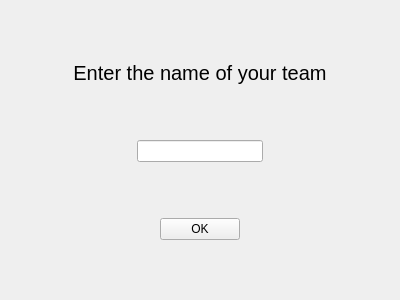
<?xml version="1.0" encoding="UTF-8"?>
<ui version="4.0">
 <class>Form</class>
 <widget class="QWidget" name="Form">
  <property name="geometry">
   <rect>
    <x>0</x>
    <y>0</y>
    <width>400</width>
    <height>300</height>
   </rect>
  </property>
  <property name="windowTitle">
   <string>Form</string>
  </property>
  <layout class="QVBoxLayout" name="verticalLayout">
   <item>
    <spacer name="verticalSpacer_2">
     <property name="orientation">
      <enum>Qt::Vertical</enum>
     </property>
     <property name="sizeHint" stdset="0">
      <size>
       <width>20</width>
       <height>40</height>
      </size>
     </property>
    </spacer>
   </item>
   <item>
    <layout class="QHBoxLayout" name="horizontalLayout">
     <item>
      <widget class="QLabel" name="label">
       <property name="font">
        <font>
         <pointsize>15</pointsize>
        </font>
       </property>
       <property name="text">
        <string>Enter the name of your team</string>
       </property>
       <property name="alignment">
        <set>Qt::AlignCenter</set>
       </property>
      </widget>
     </item>
    </layout>
   </item>
   <item>
    <spacer name="verticalSpacer_3">
     <property name="orientation">
      <enum>Qt::Vertical</enum>
     </property>
     <property name="sizeHint" stdset="0">
      <size>
       <width>20</width>
       <height>40</height>
      </size>
     </property>
    </spacer>
   </item>
   <item>
    <layout class="QHBoxLayout" name="horizontalLayout_2">
     <item>
      <spacer name="horizontalSpacer_2">
       <property name="orientation">
        <enum>Qt::Horizontal</enum>
       </property>
       <property name="sizeHint" stdset="0">
        <size>
         <width>40</width>
         <height>20</height>
        </size>
       </property>
      </spacer>
     </item>
     <item>
      <widget class="QLineEdit" name="t1"/>
     </item>
     <item>
      <spacer name="horizontalSpacer">
       <property name="orientation">
        <enum>Qt::Horizontal</enum>
       </property>
       <property name="sizeHint" stdset="0">
        <size>
         <width>40</width>
         <height>20</height>
        </size>
       </property>
      </spacer>
     </item>
    </layout>
   </item>
   <item>
    <spacer name="verticalSpacer_4">
     <property name="orientation">
      <enum>Qt::Vertical</enum>
     </property>
     <property name="sizeHint" stdset="0">
      <size>
       <width>20</width>
       <height>40</height>
      </size>
     </property>
    </spacer>
   </item>
   <item>
    <layout class="QHBoxLayout" name="horizontalLayout_3">
     <item>
      <spacer name="horizontalSpacer_3">
       <property name="orientation">
        <enum>Qt::Horizontal</enum>
       </property>
       <property name="sizeHint" stdset="0">
        <size>
         <width>40</width>
         <height>20</height>
        </size>
       </property>
      </spacer>
     </item>
     <item>
      <widget class="QPushButton" name="pushButton">
       <property name="text">
        <string>OK</string>
       </property>
      </widget>
     </item>
     <item>
      <spacer name="horizontalSpacer_4">
       <property name="orientation">
        <enum>Qt::Horizontal</enum>
       </property>
       <property name="sizeHint" stdset="0">
        <size>
         <width>40</width>
         <height>20</height>
        </size>
       </property>
      </spacer>
     </item>
    </layout>
   </item>
   <item>
    <spacer name="verticalSpacer">
     <property name="orientation">
      <enum>Qt::Vertical</enum>
     </property>
     <property name="sizeHint" stdset="0">
      <size>
       <width>20</width>
       <height>40</height>
      </size>
     </property>
    </spacer>
   </item>
  </layout>
 </widget>
 <resources/>
 <connections/>
</ui>
